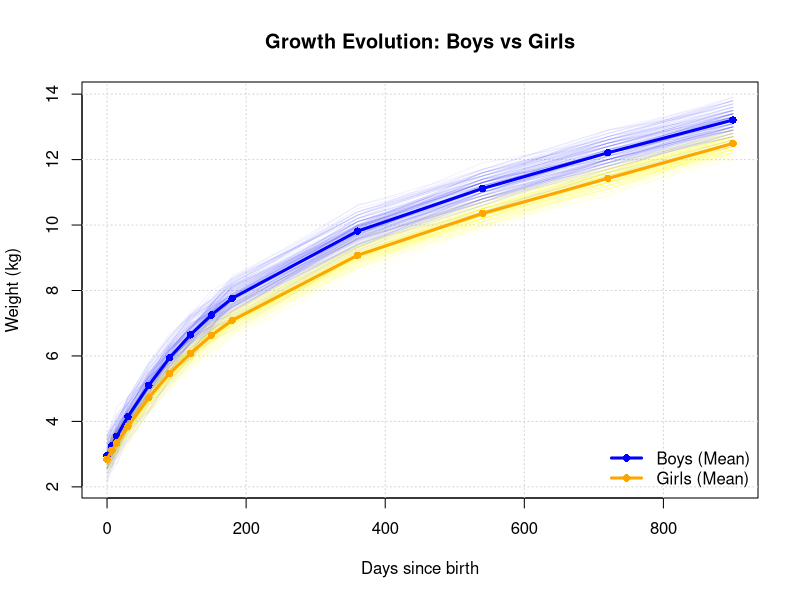
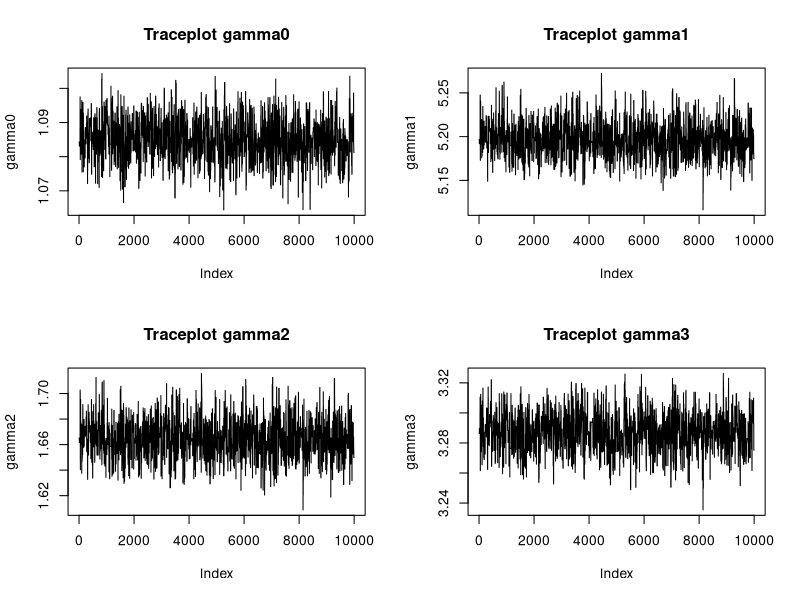
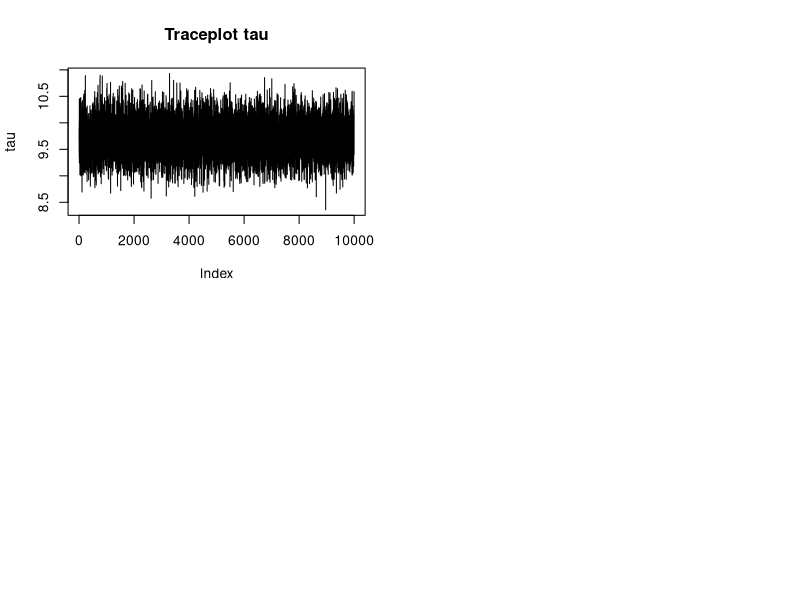
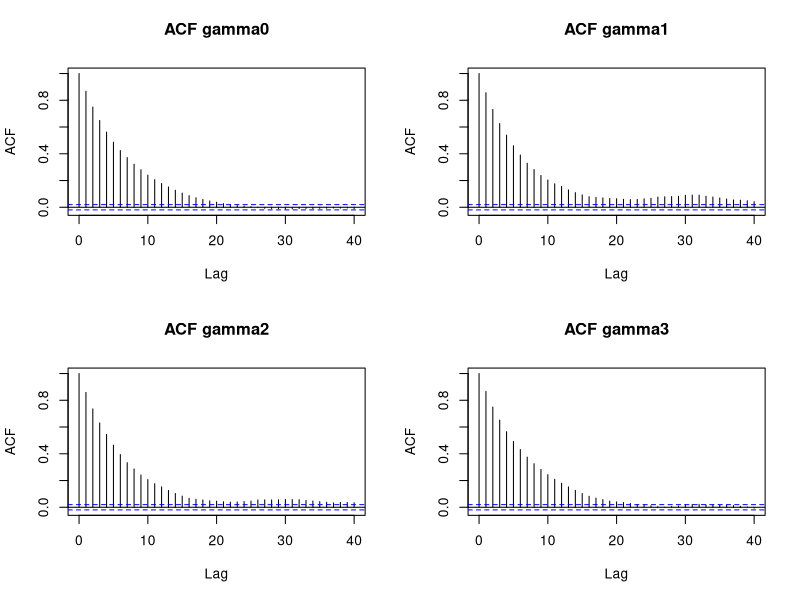
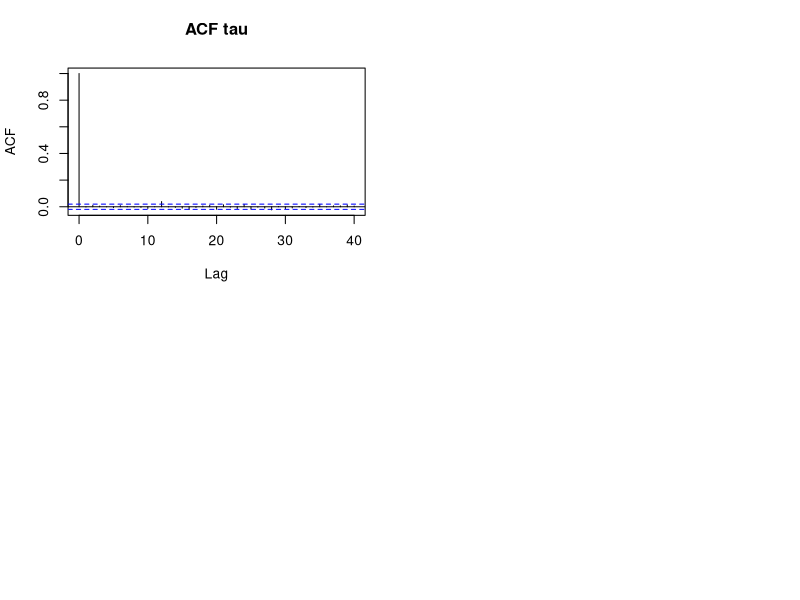

Reproduce these figures in R, in order. (Note: this script raises an error after producing the figures.)
library(ggplot2)
library(tidyr)
library(dplyr)

#==========
#QUESTION 1
#==========
#observation times in days
t.obs <- c(0,7,14,30*(1:6),30*seq(12,30,by=6))

df <- read.table("Weight.txt", header = TRUE)
colnames(df) <- c("Boy", "0d", "7d", "14d", "1m", "2m", "3m", "4m", "5m", "6m", "12m", "18m", "24m", "30m")


mean_boys  <- colMeans(df[df[,1] == 1, 2:14])
mean_girls <- colMeans(df[df[,1] == 0, 2:14])

plot(t.obs, mean_boys, type = "n", 
     ylim = c(min(df[, 2:14]), max(df[, 2:14])),
     xlab = "Days since birth", 
     ylab = "Weight (kg)",
     main = "Growth Evolution: Boys vs Girls")

grid()

#Boys in Blue, Girls in orange
#individual observations
for(i in 1:nrow(df)) {
  lines(t.obs, df[i, 2:14], 
        col = ifelse(df[i,1] == 1, rgb(0,0,1,0.05), rgb(1,1,0,0.05))) 
}

lines(t.obs, mean_boys,  col = "blue",  lwd = 3, type = "o", pch = 16)
lines(t.obs, mean_girls, col = "orange", lwd = 3, type = "o", pch = 16)

legend("bottomright", 
       legend = c("Boys (Mean)", "Girls (Mean)"), 
       col = c("blue", "orange"), 
       lwd = 3, pch = 16, bty = "n")


#=========
#QUESTION 2
#==========


#QUESTION (d)

estimate_betas <- function(means, times) {
  b0 <- means[1] #Initial weight
  b1 <- (means[13] - means[11]) / (times[13] - times[11]) #Three last observations
  intercept_longterm <- means[13] - (b1 * times[13]) #beta0 + Beta2
  b2 <- intercept_longterm - b0
  v_initial <- (means[2] - means[1]) / (times[2] - times[1]) #First 7 days velocity
  b3 <- v_initial - b1 #See Taylor expansion of a)
  return(c(Beta0 = b0, Beta1 = b1, Beta2 = b2, Beta3 = b3))
}

cat("Rough Estimates for Boys:\n")
print(estimate_betas(mean_boys, t.obs))

cat("\nRough Estimates for Girls:\n")
print(estimate_betas(mean_girls, t.obs))


#QUESTION (e)
is_boy <- df[, 1] == 1
weights <- as.matrix(df[, 2:14])

#Apply range function at every age
range_boys  <- apply(weights[is_boy, ], 2, range)
range_girls <- apply(weights[!is_boy, ], 2, range)

#Estimate sigma by max-min at every age
sigmas_boys  <- (range_boys[2, ] - range_boys[1, ]) / 6
sigmas_girls <- (range_girls[2, ] - range_girls[1, ]) / 6

sigmas <- data.frame(
  Time = colnames(df)[2:14],
  Days = t.obs,
  Sigmas_Boys = sigmas_boys,
  Sigmas_Girls = sigmas_girls
)

print(sigmas)


#=========
#QUESTION 3
#==========


#QUESTION (b)

# For Boys
boys_data <- df[df$Boy == 1, 2:14]
Y_boys <- as.matrix(boys_data)

mu_function <- function(times, gamma) {
  gamma0 <- gamma[1]
  gamma1 <- gamma[2]
  gamma2 <- gamma[3]
  gamma3 <- gamma[4]
  
  beta0 <- exp(gamma0)
  beta1 <- exp(-gamma1)
  beta2 <- exp(gamma2)
  beta3 <- exp(-gamma3)
  mu <- beta0 +
    beta1 * times +
    beta2 * (1 - exp(-(beta3 / beta2) * times))
  return(mu)
}

# Log-posterior
logposterior <- function(theta, Y, times) {
  gamma <- theta[1:4]
  tau   <- theta[5]
  if (tau <= 0) {
    return(-Inf)
  }
  mu <- mu_function(times, gamma)
  RSS <- sum(
    (Y - matrix(mu,
                nrow = nrow(Y),
                ncol = length(mu),
                byrow = TRUE))^2
  )
  n <- nrow(Y)
  m <- ncol(Y)
  logpost <- (n * m / 2 - 1) * log(tau) -
    (tau / 2) * RSS
  return(logpost)
}


#QUESTION (c)

# Starting values from Question 2(d), for boys
beta0_init <- 2.950
beta1_init <- 0.0058
beta2_init <- 5.032
beta3_init <- 0.0370

# Rough estimate from Question 2(e)
sigma_init <- 0.25
start <- c(
  log(beta0_init),
  -log(beta1_init),
  log(beta2_init),
  -log(beta3_init),
  1 / sigma_init^2
)

neglogpost <- function(theta) {
  return(-logposterior(theta, Y_boys, t.obs))
}

# Laplace approximation
fit <- nlm(
  f = neglogpost,
  p = start,
  hessian = TRUE
)
theta_hat <- fit$estimate
H <- fit$hessian
Sigma_theta <- solve(H)

cat("Posterior mode:\n")
print(theta_hat)

cat("\nCovariance matrix:\n")
print(Sigma_theta)


#=========
#QUESTION 4
#==========

#QUESTION (b)(i)

library(MASS)
set.seed(123)
M <- 10000

# Initial values of gamma and tau
gamma_current <- theta_hat[1:4]
tau_current   <- theta_hat[5]

# Covariance matrix for gamma from the Laplace approximation
Sigma_gamma <- Sigma_theta[1:4, 1:4]

c_tune <- 1.5
gamma_chain <- matrix(NA, nrow = M, ncol = 4)
tau_chain   <- numeric(M)
colnames(gamma_chain) <- c("gamma0", "gamma1", "gamma2", "gamma3")
accept <- 0

# Compute S(gamma)
compute_RSS <- function(gamma, Y, times) {
  mu <- mu_function(times, gamma)
  RSS <- sum(
    (Y - matrix(mu,
                nrow = nrow(Y),
                ncol = length(mu),
                byrow = TRUE))^2
  )
  
  return(RSS)
}

for (s in 1:M) {
  # Metropolis step for gamma
  gamma_proposal <- as.numeric(
    MASS::mvrnorm(
      n = 1,
      mu = gamma_current,
      Sigma = c_tune^2 * Sigma_gamma
    )
  )
  theta_current  <- c(gamma_current, tau_current)
  theta_proposal <- c(gamma_proposal, tau_current)
  log_alpha <- logposterior(theta_proposal, Y_boys, t.obs) -
    logposterior(theta_current, Y_boys, t.obs)
  if (log(runif(1)) < log_alpha) {
    gamma_current <- gamma_proposal
    accept <- accept + 1
  }
  
  # Gibbs step for tau
  RSS_current <- compute_RSS(gamma_current, Y_boys, t.obs)
  n <- nrow(Y_boys)
  m <- ncol(Y_boys)
  shape_tau <- n * m / 2
  rate_tau  <- RSS_current / 2
  tau_current <- rgamma(1, shape = shape_tau, rate = rate_tau)

  gamma_chain[s, ] <- gamma_current
  tau_chain[s] <- tau_current
}

acceptance_rate <- accept / M
acceptance_rate   # = 0.3674 pour un ctune de 1, 0.2548 pour c_tune de 1.3, 0.2126 pour c_tune de 1.5, 0.1903 pour c_tune de 1.6


#QUESTION (b)(ii)
par(mfrow = c(2,2))

#par(mfrow = c(3, 2))

plot(gamma_chain[, 1], type = "l",
     main = "Traceplot gamma0", ylab = "gamma0")

plot(gamma_chain[, 2], type = "l",
     main = "Traceplot gamma1", ylab = "gamma1")

plot(gamma_chain[, 3], type = "l",
     main = "Traceplot gamma2", ylab = "gamma2")

plot(gamma_chain[, 4], type = "l",
     main = "Traceplot gamma3", ylab = "gamma3")

plot(tau_chain, type = "l",
     main = "Traceplot tau", ylab = "tau")


par(mfrow = c(2, 2))

acf(gamma_chain[, 1], main = "ACF gamma0")
acf(gamma_chain[, 2], main = "ACF gamma1")
acf(gamma_chain[, 3], main = "ACF gamma2")
acf(gamma_chain[, 4], main = "ACF gamma3")
acf(tau_chain, main = "ACF tau")


#QUESTION (b)(iii)

library(coda)

mcmc_chain <- mcmc(
  cbind(
    gamma_chain,
    tau = tau_chain
  )
)

effectiveSize(mcmc_chain)



#QUESTION (b)(iv)

beta0_chain <- exp(gamma_chain[, 1])
beta1_chain <- exp(-gamma_chain[, 2])
beta2_chain <- exp(gamma_chain[, 3])
beta3_chain <- exp(-gamma_chain[, 4])

sigma_chain <- 1 / sqrt(tau_chain)

posterior_summary <- function(x) {
  c(
    Mean = mean(x),
    Median = median(x),
    Q2.5 = quantile(x, 0.025),
    Q97.5 = quantile(x, 0.975)
  )
}

results <- rbind(
  beta0 = posterior_summary(beta0_chain),
  beta1 = posterior_summary(beta1_chain),
  beta2 = posterior_summary(beta2_chain),
  beta3 = posterior_summary(beta3_chain),
  sigma = posterior_summary(sigma_chain)
)

results

# QUESTION 5


# Setup data matrices and sample sizes specifically for boys
N_boys <- nrow(Y_boys)
M_times <- length(t.obs)

jags_data_q5 <- list(
  Y = Y_boys, 
  t = t.obs, 
  N = N_boys, 
  M = M_times
)

jags_model_q5_string <- "
model {
  for (i in 1:N) {
    for (j in 1:M) {
      mu[i,j] <- beta0 + beta1 * t[j] + beta2 * (1 - exp(-(beta3 / beta2) * t[j]))
      Y[i,j] ~ dnorm(mu[i,j], tau)
    }
  }
  
  beta0 ~ dnorm(0, 1.0E-6) T(0, )
  beta1 ~ dnorm(0, 1.0E-6) T(0, )
  beta2 ~ dnorm(0, 1.0E-6) T(0, )
  beta3 ~ dnorm(0, 1.0E-6) T(0, )
  tau   ~ dgamma(0.001, 0.001)
  sigma <- 1 / sqrt(tau)
}
"

# Set initial parameter values across three distinct chains using Q3 optimization outputs
inits_q5 <- list(
  list(beta0 = 2.96, beta1 = 0.00550, beta2 = 5.29, beta3 = 0.0374, tau = 9.72),
  list(beta0 = 2.90, beta1 = 0.00500, beta2 = 5.10, beta3 = 0.0360, tau = 9.00),
  list(beta0 = 3.02, beta1 = 0.00600, beta2 = 5.50, beta3 = 0.0390, tau = 10.50)
)

set.seed(123)
model_q5 <- jags.model(textConnection(jags_model_q5_string), data = jags_data_q5, inits = inits_q5, n.chains = 3, n.adapt = 1000)
update(model_q5, 2000)

params_q5 <- c("beta0", "beta1", "beta2", "beta3", "sigma")
samples_q5 <- coda.samples(model_q5, variable.names = params_q5, n.iter = 10000)

cat("\n--- Q5(a): Summary Results ---\n")
print(summary(samples_q5))
print(gelman.diag(samples_q5))
print(effectiveSize(samples_q5))

png("q5a_traceplots.png", width = 900, height = 600)
par(mfrow = c(3, 2), mar = c(2, 2, 2, 1))
for (p in params_q5) { 
  traceplot(samples_q5[, p], main = paste("Traceplot", p)) 
}
dev.off()


# Q5(b) - Compare analytical M-W-G posterior with JAGS output
q4_mean  <- c(beta0=2.958,   beta1=0.00553, beta2=5.287,  beta3=0.0374,  sigma=0.321)
q4_lower <- c(beta0=2.925,   beta1=0.00530, beta2=5.131,  beta3=0.0365,  sigma=0.310)
q4_upper <- c(beta0=2.992,   beta1=0.00575, beta2=5.455,  beta3=0.0384,  sigma=0.332)

q5_stats  <- summary(samples_q5)$statistics
q5_quant  <- summary(samples_q5)$quantiles

cat("\n--- Q5(b): Comparing Custom M-W-G vs JAGS Sampler Calculations ---\n")
cat(sprintf("%-8s  %9s  %20s    %9s  %20s\n", "Param", "Q4 Mean", "Q4 95% CI", "Q5 Mean", "Q5 95% CI"))
for (p in params_q5) {
  cat(sprintf("%-8s  %9.5f  [%8.5f, %8.5f]    %9.5f  [%8.5f, %8.5f]\n",
              p, q4_mean[p], q4_lower[p], q4_upper[p], q5_stats[p, "Mean"], q5_quant[p, "2.5%"], q5_quant[p, "97.5%"]))
}


# Q5(c) - Out of sample weight simulation at t = 90
chains_q5 <- as.matrix(samples_q5)
n_sims    <- nrow(chains_q5)
t_pred    <- 90
y_pred_q5 <- numeric(n_sims)

for (s in 1:n_sims) {
  mu_90        <- chains_q5[s, "beta0"] + chains_q5[s, "beta1"] * t_pred + chains_q5[s, "beta2"] * (1 - exp(-(chains_q5[s, "beta3"] / chains_q5[s, "beta2"]) * t_pred))
  y_pred_q5[s] <- rnorm(1, mean = mu_90, sd = chains_q5[s, "sigma"])
}

cat("\n--- Q5(c): Fixed Model Predictions at Day 90 ---\n")
print(quantile(y_pred_q5, probs = c(0.025, 0.5, 0.975)))

png("q5c_histogram.png", width = 800, height = 500)
hist(y_pred_q5, breaks = 60, col = "steelblue", border = "white", prob = TRUE, main = "Q5c: Prediction Profile (Boys Model Only)", xlab = "Weight (kg)")
lines(density(y_pred_q5), col = "black", lwd = 2)
abline(v = quantile(y_pred_q5, c(0.025, 0.975)), col = "red", lwd = 2, lty = 2)
dev.off()




# QUESTION 6


# Fit alternative full-population multi-level model formulation
Y_all <- as.matrix(df[, 2:14])
boy   <- df$Boy
N_all <- nrow(Y_all)

jags_data_q6 <- list(
  Y = Y_all, 
  t = t.obs, 
  boy = boy, 
  N = N_all, 
  M = M_times
)

jags_model_q6_string <- "
model {
  for (i in 1:N) {
    beta0i[i] ~ dnorm(beta0, tau0)
    
    b0_eff[i] <- beta0i[i] + delta0 * boy[i]
    b1_eff[i] <- beta1     + delta1 * boy[i]
    b2_eff[i] <- beta2     + delta2 * boy[i]
    b3_eff[i] <- beta3     + delta3 * boy[i]

    for (j in 1:M) {
      mu[i,j] <- b0_eff[i] + b1_eff[i] * t[j] + b2_eff[i] * (1 - exp(-(b3_eff[i] / b2_eff[i]) * t[j]))
      Y[i,j] ~ dnorm(mu[i,j], tau)
    }
  }
  
  beta0 ~ dnorm(0, 1.0E-6) T(0, )
  beta1 ~ dnorm(0, 1.0E-6) T(0, )
  beta2 ~ dnorm(0, 1.0E-6) T(0, )
  beta3 ~ dnorm(0, 1.0E-6) T(0, )
  
  delta0 ~ dnorm(0, 1.0E-6)
  delta1 ~ dnorm(0, 1.0E-6)
  delta2 ~ dnorm(0, 1.0E-6) T(-beta2, )
  delta3 ~ dnorm(0, 1.0E-6) T(-beta3, )
  
  tau    ~ dgamma(0.001, 0.001)
  tau0   ~ dgamma(0.001, 0.001)
  sigma  <- 1 / sqrt(tau)
  sigma0 <- 1 / sqrt(tau0)
}
"

inits_q6 <- list(
  list(beta0=2.84, beta1=0.00590, beta2=4.31, beta3=0.03330, delta0=0.11, delta1=0.0, delta2=0.97, delta3=0.004, tau=10.0, tau0=17.0),
  list(beta0=2.80, beta1=0.00550, beta2=4.10, beta3=0.03200, delta0=0.09, delta1=0.0, delta2=0.85, delta3=0.003, tau=9.5,  tau0=15.0),
  list(beta0=2.90, beta1=0.00630, beta2=4.50, beta3=0.03450, delta0=0.13, delta1=0.0, delta2=1.10, delta3=0.005, tau=10.5, tau0=19.0)
)

set.seed(123)
model_q6 <- jags.model(textConnection(jags_model_q6_string), data = jags_data_q6, inits = inits_q6, n.chains = 3, n.adapt = 2000)
update(model_q6, 5000)

params_q6 <- c("beta0", "beta1", "beta2", "beta3", "delta0", "delta1", "delta2", "delta3", "sigma", "sigma0")
samples_q6 <- coda.samples(model_q6, variable.names = params_q6, n.iter = 20000)

cat("\n--- Q6: Mixed-Effects Performance Evaluation ---\n")
print(summary(samples_q6))
print(gelman.diag(samples_q6))
print(effectiveSize(samples_q6))

png("q6_traceplots.png", width = 1200, height = 1200)
par(mfrow = c(5, 2))
for (p in params_q6) { 
  traceplot(samples_q6[, p], main = paste("Traceplot", p)) 
}
dev.off()


# Q6(d) - Population profile projection vs subject level intercept uncertainty
chains_q6 <- as.matrix(samples_q6)
n_sims_q6 <- nrow(chains_q6)
y_pred_q6 <- numeric(n_sims_q6)

for (s in 1:n_sims_q6) {
  b0   <- chains_q6[s, "beta0"]
  b1   <- chains_q6[s, "beta1"] + chains_q6[s, "delta1"]
  b2   <- chains_q6[s, "beta2"] + chains_q6[s, "delta2"]
  b3   <- chains_q6[s, "beta3"] + chains_q6[s, "delta3"]
  d0   <- chains_q6[s, "delta0"]
  sig  <- chains_q6[s, "sigma"]
  sig0 <- chains_q6[s, "sigma0"]
  
  # Account for individual variations by including random intercept noise
  beta0i        <- rnorm(1, mean = b0 + d0, sd = sig0)
  mu_90         <- beta0i + b1 * t_pred + b2 * (1 - exp(-(b3 / b2) * t_pred))
  y_pred_q6[s]  <- rnorm(1, mean = mu_90, sd = sig)
}

cat("\n--- Q6(d): Day 90 Prediction with Individual Variation Included ---\n")
print(quantile(y_pred_q6, probs = c(0.025, 0.5, 0.975)))
cat("Interval Width Q6d:", diff(quantile(y_pred_q6, c(0.025, 0.975))), "\n")
cat("Interval Width Q5c:", diff(quantile(y_pred_q5, c(0.025, 0.975))), "\n")

png("q6d_histogram.png", width = 800, height = 500)
hist(y_pred_q6, breaks = 60, col = "steelblue", border = "white", prob = TRUE, main = "Q6d: Predictive Density (Random Boy Model)", xlab = "Weight (kg)")
lines(density(y_pred_q6), col = "black", lwd = 2)
abline(v = quantile(y_pred_q6, c(0.025, 0.975)), col = "red", lwd = 2, lty = 2)
dev.off()

# Final comparative layout generation
png("q5c_q6d_comparison.png", width = 900, height = 500)
dens_q5 <- density(y_pred_q5)
dens_q6 <- density(y_pred_q6)
plot(dens_q6, col = "darkorange", lwd = 2, main = "Day 90 Posterior Density Shift: Q5c vs Q6d", xlab = "Weight (kg)", xlim = c(4.5, 7.5), ylim = c(0, max(dens_q5$y, dens_q6$y) * 1.1))
lines(dens_q5, col = "steelblue", lwd = 2)
abline(v = quantile(y_pred_q5, c(0.025, 0.975)), col = "steelblue", lty = 2, lwd = 1.5)
abline(v = quantile(y_pred_q6, c(0.025, 0.975)), col = "darkorange", lty = 2, lwd = 1.5)
legend("topright", legend = c("Q5c Fixed-Effects Profile", "Q6d Mixed-Effects Profile"), col = c("steelblue", "darkorange"), lwd = 2, bty = "n")
dev.off()
